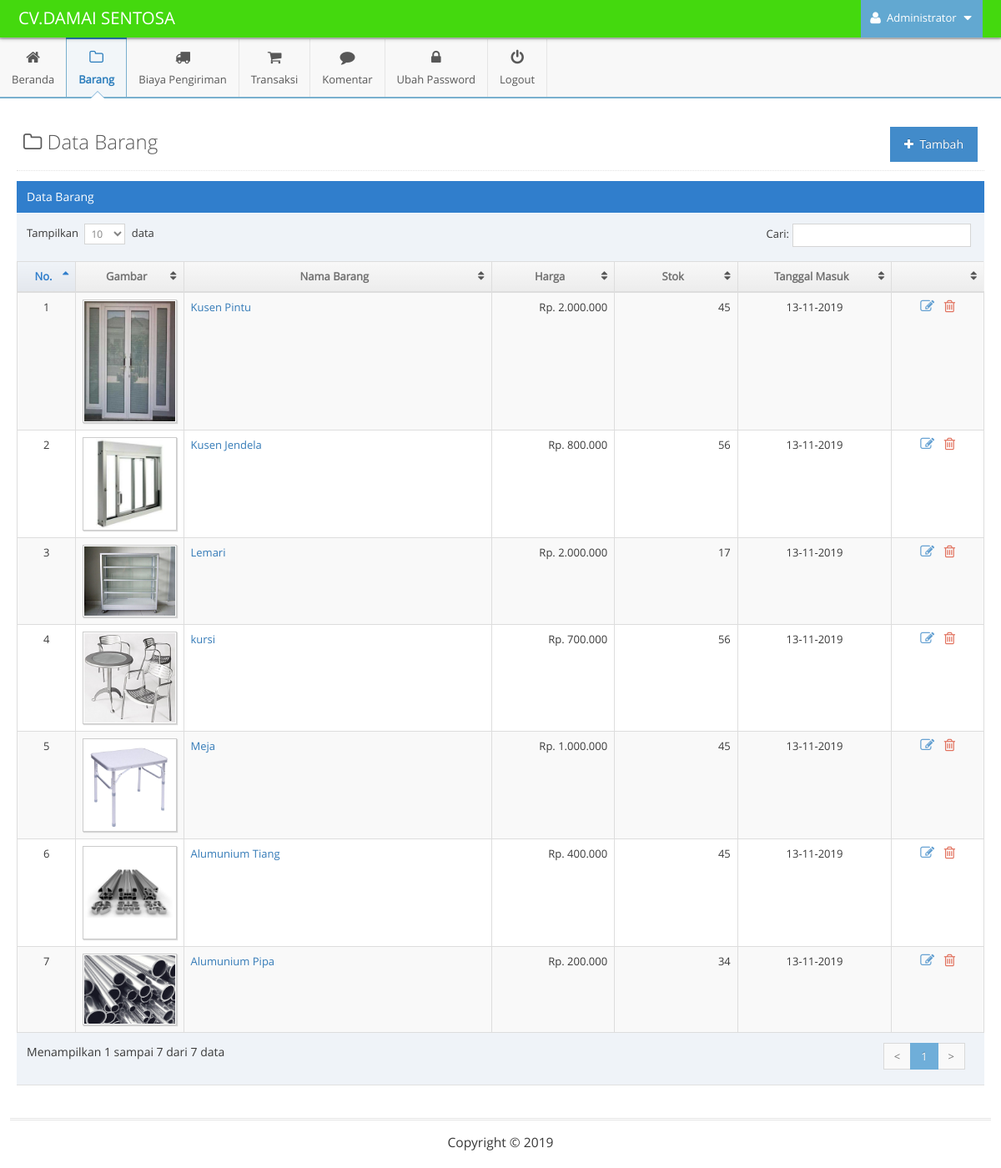
The page /admin/main.php?module=barang (signed in) on the database its author committed.
### tables this page shows
CREATE TABLE `tbl_barang` (
  `id_barang` int(11) NOT NULL,
  `id_kategori` int(11) NOT NULL,
  `tanggal_masuk` date NOT NULL,
  `nama_barang` varchar(50) NOT NULL,
  `deskripsi` text NOT NULL,
  `harga` int(11) NOT NULL,
  `stok` int(11) NOT NULL,
  `terjual` int(11) NOT NULL,
  `gambar` varchar(50) NOT NULL
);

### config/fungsi_rupiah.php (called while the page is built, shortened)
<?php
function format_rupiah_nol($angka){
  $rupiah=number_format($angka,0,',','.');
  return $rupiah;
}
?>

### admin/modules/barang/view.php (the view, shortened to what this page needs)
<div class="page-content">
	<div class="page-header">
		<h1 style="color:#585858">
			<i class="ace-icon fa fa-folder-o"></i> Data Barang
			<a href="?module=form_barang&form=add">
                <button class="btn btn-primary pull-right">
					<i class="ace-icon fa fa-plus"></i> Tambah
				</button>
            </a>
		</h1>
	</div>
	<div class="row">
		<div class="col-xs-12">
			<div class="row">
				<div class="col-xs-12">
					<div class="table-header">
						Data Barang
					</div>
					<div>
						<table id="dynamic-table" class="table table-striped table-bordered table-hover">
							<thead>
								<tr>
									<th>No.</th>
									<th class="hidden-480">Gambar</th>
									<th>Nama Barang</th>
									<th>Harga</th>
									<th>Stok</th>
									<th class="hidden-480">Tanggal Masuk</th>
									<th></th>
								</tr>
							</thead>
							<tbody>
							<?php
							$no = 1;
							$query = mysqli_query($mysqli, "SELECT * FROM tbl_barang as a INNER JOIN tbl_kategori as b
															ON a.id_kategori=b.id_kategori
															ORDER BY a.id_barang DESC")
															or die('Ada kesalahan pada query tampil data barang: '.mysqli_error($mysqli));
                            while ($data = mysqli_fetch_assoc($query)) {
								$tgl           = $data['tanggal_masuk'];
								$exp           = explode('-',$tgl);
								$tanggal_masuk = $exp[2]."-".$exp[1]."-".$exp[0];
                            ?>
                            	<tr>
									<td width="30" class="center"><?php echo $no; ?></td>
									<td width="70"  class="hidden-480 center">
										<img style="padding:1px" class="profile-picture" src="../images/barang/<?php echo $data['gambar']; ?>" width="120">
									</td>
									<td width="200">
										<a href="?module=form_barang&form=detail&id=<?php echo $data['id_barang']; ?>">
											<?php echo $data['nama_barang']; ?>
										</a>
									</td>
									<td width="80" align="right">Rp. <?php echo format_rupiah_nol($data['harga']); ?></td>
									<td width="80" align="right"><?php echo $data['stok']; ?></td>
									<td width="100" class="hidden-480 center"><?php echo $tanggal_masuk; ?></td>
									<td width="60" class="center">
										<div class="action-buttons">
											<a data-rel="tooltip" data-placement="top" title="Ubah" style="margin-right:5px" class="blue tooltip-info" href="?module=form_barang&form=edit&id=<?php echo $data['id_barang']; ?>">
												<i class="ace-icon fa fa-edit bigger-130"></i>
											</a>
											<a data-rel="tooltip" data-placement="top" title="Hapus" class="red tooltip-error" href="modules/barang/proses.php?act=delete&id=<?php echo $data['id_barang'];?>" onclick="return confirm('Anda yakin ingin menghapus barang <?php echo $data['nama_barang']; ?> ?');">
												<i class="ace-icon fa fa-trash-o bigger-130"></i>
											</a>
										</div>
									</td>
								</tr>
							<?php
                            	$no++;
                            } ?>
							</tbody>
						</table>
					</div>
				</div>
			</div>
		</div>
	</div>
</div>

### rows shown on the page
tbl_barang: gambar (picture), nama_barang "Kusen Pintu", harga "2.000.000", stok "45", tanggal_masuk "13-11-2019"
tbl_barang: gambar (picture), nama_barang "Kusen Jendela", harga "800.000", stok "56", tanggal_masuk "13-11-2019"
tbl_barang: gambar (picture), nama_barang "Lemari", harga "2.000.000", stok "17", tanggal_masuk "13-11-2019"
tbl_barang: gambar (picture), nama_barang "kursi", harga "700.000", stok "56", tanggal_masuk "13-11-2019"
tbl_barang: gambar (picture), nama_barang "Meja", harga "1.000.000", stok "45", tanggal_masuk "13-11-2019"
tbl_barang: gambar (picture), nama_barang "Alumunium Tiang", harga "400.000", stok "45", tanggal_masuk "13-11-2019"
tbl_barang: gambar (picture), nama_barang "Alumunium Pipa", harga "200.000", stok "34", tanggal_masuk "13-11-2019"

### other values the page prints
$_SESSION['nama_admin'] "Administrator"
